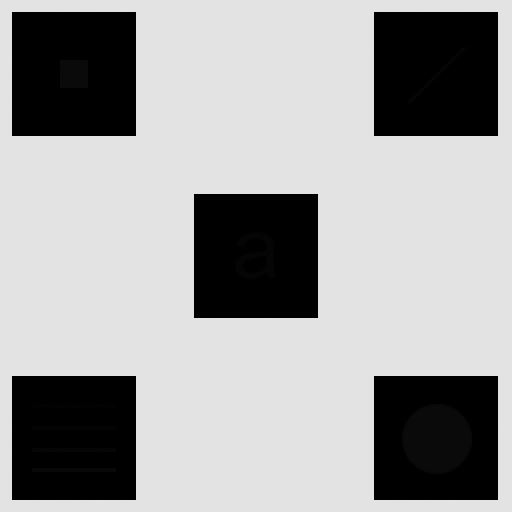
#> input picture lab3/Q3_3.tif, 512 x 512 px
$ python local_hist_equ.py
#> lines starting #> are read from the running program, lines starting #| are printed output that depends on the picture
#> further down, raw_img is the input picture: shape (512, 512); min 0, max 228, mean 160.7
import numpy as np
import cv2 as cv
from matplotlib import pyplot as plt
from matplotlib.colors import Normalize


# import threading
# from multiprocessing import Process

def local_hist_equ(in_img, m_size):
    """
    Implement the local histogram equalization to the input images Q3_3.tif
    """
#> called with m_size = 3

    row, col = in_img.shape
#> row = 512; col = 512
    out_img = np.zeros(in_img.shape, int)

    L = 2 ** 8
    bins = range(L + 1)

    # def local():
    #     # def local(in_img, out_img, m_size, i, j):
    #     _local_img = in_img[i:i + m_size, j:j + m_size]
    #     _local_hist, _ = np.histogram(_local_img.flat, bins=bins, density=True)
    #     _s = np.array([(L - 1) * _local_hist[:_k + 1].sum() for _k in range(L)])
    #     out_img[i:i + m_size, j:j + m_size] = np.array([_s[r] for r in _local_img], int).reshape([m_size] * 2)
    #     pass

    for i in list(range(0, row - m_size, m_size)) + [row - m_size - 1]:
        for j in list(range(0, col - m_size, m_size)) + [col - m_size - 1]:
            local_img = in_img[i:i + m_size, j:j + m_size]
            local_hist, _ = np.histogram(local_img.flat, bins=bins, density=True)

            s = np.array([(L - 1) * local_hist[:k + 1].sum() for k in range(L)])

            # s = np.zeros((1, L))
            # for k in range(L):
            #     s[0, k] = (L - 1) * local_hist[:k + 1].sum()

            out_img[i:i + m_size, j:j + m_size] = np.array([s[r] for r in local_img], int).reshape([m_size] * 2)
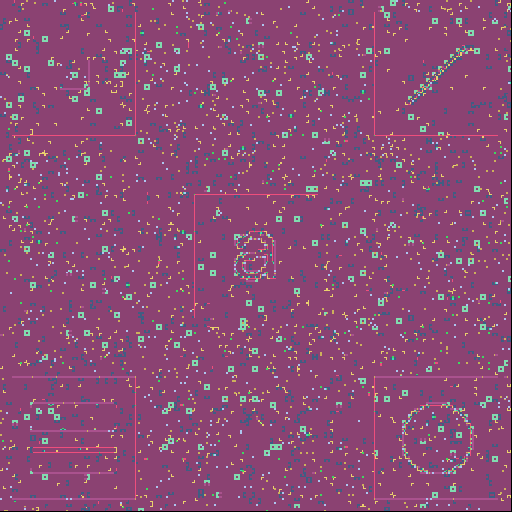
#> out_img: shape (512, 512) int64; 11 distinct labels, from 0 to 255; one colour per label, 0 black

            # [7 lines of commented-out code are left out]

    norm = Normalize(vmin=0, vmax=255)
    plt.subplot(121)
    plt.imshow(raw_img, cmap='gray', norm=norm)
    plt.title("Raw")

    plt.subplot(122)
    plt.imshow(out_img, cmap='gray', norm=norm)
    plt.title("Equalized")
    # plt.savefig(file_name + "_comparison.png")
    plt.show()
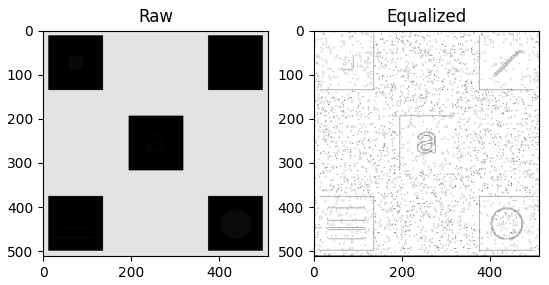
#> figure drawn by matplotlib, 2 panels

    return out_img


raw_img = cv.imread("Q3_3.tif", cv.IMREAD_GRAYSCALE)
result_3 = local_hist_equ(raw_img, 3)
# [24 lines of commented-out code are left out]
